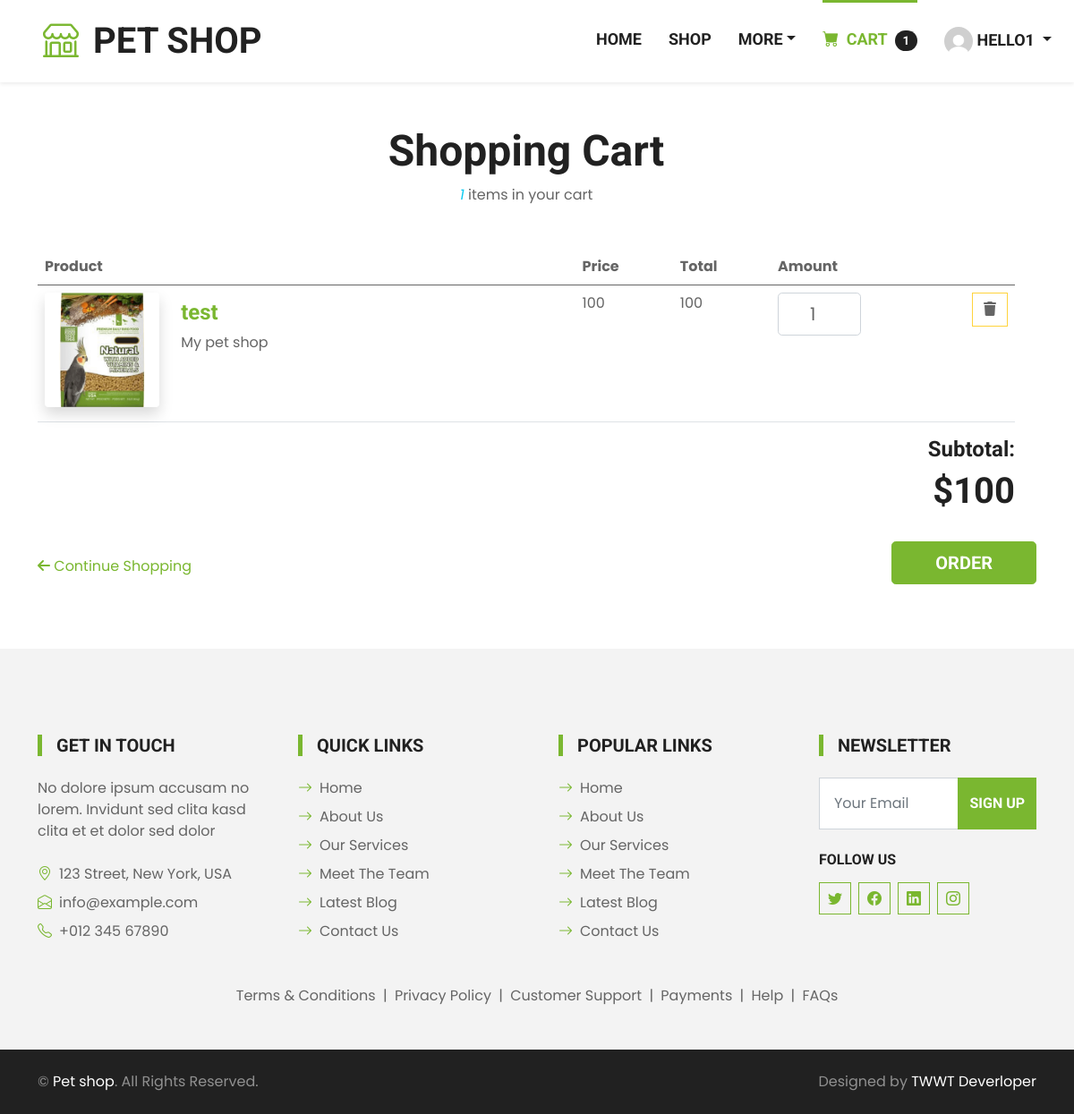
The page /cart.php (signed in) on the database its author committed.
### tables this page shows
CREATE TABLE `giohang` (
  `IDgiohang` int(11) NOT NULL,
  `IDhanghoa` int(11) NOT NULL,
  `soluong` int(11) NOT NULL,
  `IDuser` int(11) NOT NULL
);

CREATE TABLE `hanghoa` (
  `IDhanghoa` int(11) NOT NULL,
  `tenhanghoa` varchar(200) NOT NULL,
  `soluong` int(11) NOT NULL,
  `dongia` varchar(200) NOT NULL,
  `mota` text NOT NULL,
  `hinhanh` text NOT NULL,
  `IDdanhmuc` int(11) NOT NULL
);

### backend/Database.php (called while the page is built, shortened)
<?php
class Database
{
    private $host = 'localhost';
    private $db_name = 'pet_shop';
    private $username = 'root';
    private $password = '';
    private $conn;
    public function __construct()
    {
        $this->conn = null;
        try {
            $this->conn = new PDO('mysql:host=' . $this->host . ';dbname=' . $this->db_name, $this->username, $this->password);
            $this->conn->setAttribute(PDO::ATTR_ERRMODE, PDO::ERRMODE_EXCEPTION);
        } catch (PDOException $e) {
            echo 'Connection Error: ' . $e->getMessage();
        }
    }
    public function selectProductById($id)
    {
        $sql = "SELECT * FROM hanghoa WHERE IDhanghoa = :id";
        $stmt = $this->conn->prepare($sql);
        $stmt->bindParam(':id', $id);
        $stmt->execute();
        $result = $stmt->fetchAll(PDO::FETCH_ASSOC);
        return $result;
    }
    public function selectCartByUserId($id)
    {
        $sql = "SELECT * FROM giohang WHERE IDuser = :id";
        $stmt = $this->conn->prepare($sql);
        $stmt->bindParam(':id', $id);
        $stmt->execute();
        $result = $stmt->fetchAll(PDO::FETCH_ASSOC);
        return $result;
    }
}

### backend/Product.php (called while the page is built, shortened)
<?php
include_once(__DIR__ . '/Database.php');
class Product
{
    private $db;
    public function __construct()
    {
        $this->db = new Database();
    }
    public function getImageById($id)
    {
        $result = $this->db->selectProductByID($id);
        return $result[0]['hinhanh'];
    }
    public function getNameByID($id)
    {
        $result = $this->db->selectProductByID($id);
        return $result[0]['tenhanghoa'];
    }
    public function getPriceByID($id)
    {
        $result = $this->db->selectProductByID($id);
        return $result[0]['dongia'];
    }
    public function getAmountById($id)
    {
        $result = $this->db->selectProductByID($id);
        return $result[0]['soluong'];
    }
}

### backend/Cart.php (the view, shortened to what this page needs)
<?php
include_once(__DIR__ . '/Database.php');
include_once(__DIR__ . '/Product.php');
class Cart
{
    private $db;
    public function __construct()
    {
        $this->db = new Database();
    }
    public function loadDateForCartPage($userId)
    {
        $result = $this->db->selectCartByUserId($userId);
        $product = new Product();
        foreach ($result as $row) {
            echo ('<tr>
            <td data-th="Product">
                <div class="row">
                    <div class="col-md-3 text-start">
                        <img src="' . $product->getImageById($row['IDhanghoa']) . '" alt=""
                            class="img-fluid equalimage d-none d-md-block rounded mb-2 shadow ">
                    </div>
                    <div class="col-md-9 text-start mt-sm-2">
                        <h4><a href="product_detail.php?id=' . $row['IDhanghoa'] . '">' . $product->getNameByID($row['IDhanghoa']) . '</a></h4>
                        <h4 class="id" style="display: none;">'.$row['IDgiohang'].'</h4>
                        <p class="font-weight-light">My pet shop</p>
                    </div>
                </div>
            </td>
            <td data-th="Price" class = "price">' . (int) $product->getPriceByID($row['IDhanghoa']). '</td>
            <td data-th="Total" class = "total">' . (int) $product->getPriceByID($row['IDhanghoa']) * (int) $row['soluong'] . '</td>
            <td data-th="Amount">
                <input type="number" onkeyup="getAmountInRange(0, '.(int) $product->getAmountById($row['IDhanghoa']).')"  min="0" max="'.(int) $product->getAmountById($row['IDhanghoa']).'" class="form-control form-control-lg text-center amount" value="' . (int) $row['soluong'] . '">
            </td>
            <td class="actions" data-th="">
                <div class="text-end">
                    <a href="delete_cart.php?id=' . $row['IDgiohang'] . '" class="btn btn-white border-secondary bg-white btn-md mb-2">
                        <i class="fas fa-trash"></i>
                    </a>
                </div>
            </td>
        </tr>');
        }
    }
    public function getNumberOfCartByUserId($userId)
    {
        $result = $this->db->selectCartByUserId($userId);
        return count($result);
    }
}

### css/style.css (style rules this page uses)
:root { --primary: #7AB730; --secondary: #FFD33C; --light: #F3F3F3; --dark: #212121; }
.btn { font-family: 'Roboto', sans-serif; text-transform: uppercase; font-weight: 700; transition: .5s; }

### cart.php (style rules this page uses)
.rounded { border-radius: 0.25rem!important; }
.equalimage { width: 150px !important; }

### rows shown on the page
giohang: IDhanghoa.hinhanh (picture), IDhanghoa.tenhanghoa "test", IDhanghoa.dongia "100", (int) $product->getPriceByID($row['IDhanghoa']) * (int) $row['soluong'] "100", soluong "1"

### other values the page prints
$_SESSION['cart'] "1"
$name "HELLO1"
$cart->getNumberOfCartByUserId($user) "1"
$cart->getTotalPriceOfCartByUserId($user) "100"
